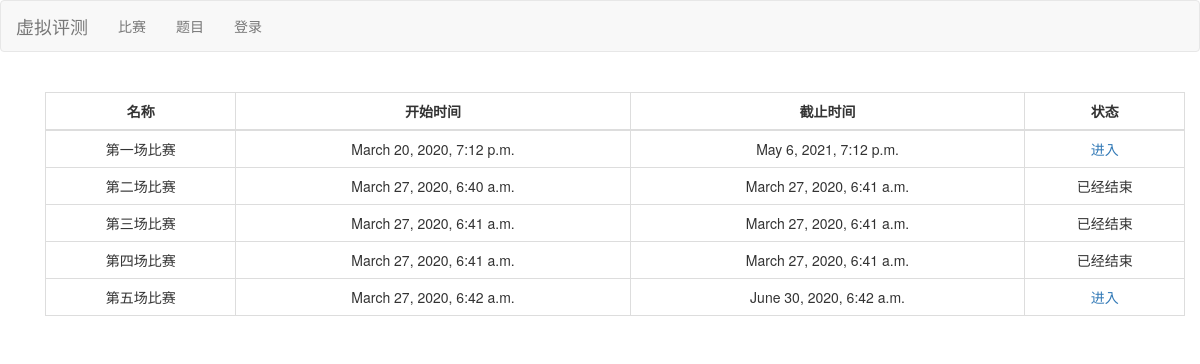
Page /contest/ on the earlier database version.
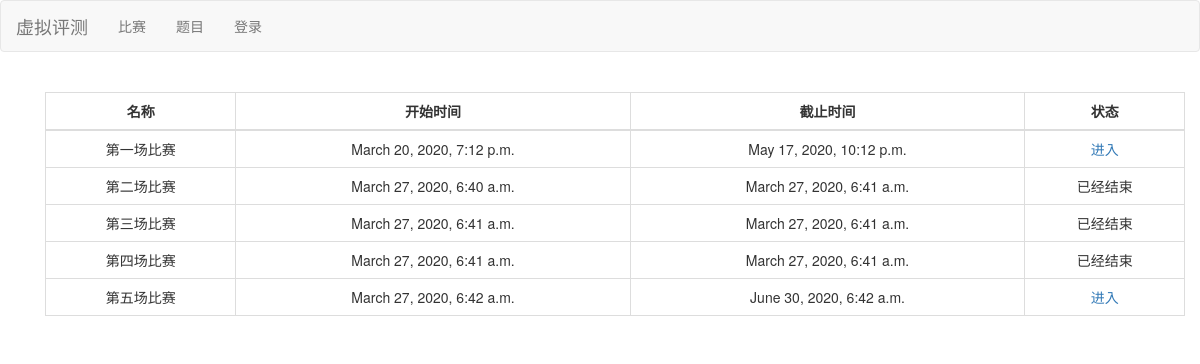
Same page on the later database version.
### contest/models.py (models this page shows, shortened)
class Contest(models.Model):
    title = models.TextField()
    start_time = models.DateTimeField(auto_now=False, auto_now_add=False)
    end_time = models.DateTimeField(auto_now=False, auto_now_add=False)
    password = models.CharField(max_length=15)
    problem_id_list = models.TextField(default='[]')

### contest/views.py (the view)
# urls.py: path('', views.ContestListView.as_view(), name='contest_list'),
class ContestListView(ListView):
    template_name = 'contest_list.html'
    paginate_by = 30
    context_object_name = 'contest_list'
    def get_queryset(self):
        contests = Contest.objects.order_by('start_time')
        now_time = timezone.now()
        for contest in contests:
            if contest.start_time > now_time:
                contest.status = -1
            elif contest.end_time < now_time:
                contest.status = 1
            else:
                contest.status = 0
        return contests

### templates/contest_list.html (shortened to what this page needs)
{% extends 'base.html' %}
{% block base %}
<div class="container">
  <table class="table table-bordered text-center">
    <thead align="center">
      <tr>
        <th>名称</th>
        <th>开始时间</th>
        <th>截止时间</th>
        <th>状态</th>
      </tr>
    </thead>
    <tbody>
      {% for contest in contest_list %}
      <tr>
        <td>{{ contest.title }}</td>
        <td>{{ contest.start_time }}</td>
        <td>{{ contest.end_time }}</td>
        <td>
          {% if contest.status == -1 %}
          尚未开始
          {% elif contest.status == 0 or user.is_staff %}
          <a href="{{ contest.id }}">进入</a>
          {% else %}
          已经结束
          {% endif %}
        </td>
      </tr>
      {% endfor %}
    </tbody>
  </table>
</div>
{% endblock base %}

Differences in the rows shown:
changed Contest "第一场比赛": end_time "May 6, 2021, 7:12 p.m." → "May 17, 2020, 10:12 p.m."
